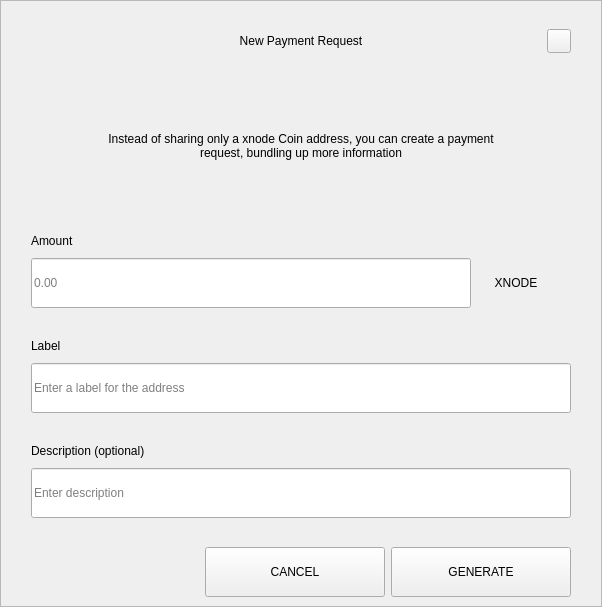
<?xml version="1.0" encoding="UTF-8"?>
<ui version="4.0">
 <class>RequestDialog</class>
 <widget class="QDialog" name="RequestDialog">
  <property name="geometry">
   <rect>
    <x>0</x>
    <y>0</y>
    <width>602</width>
    <height>607</height>
   </rect>
  </property>
  <property name="windowTitle">
   <string>Dialog</string>
  </property>
  <layout class="QVBoxLayout" name="verticalLayout_5">
   <property name="spacing">
    <number>0</number>
   </property>
   <property name="leftMargin">
    <number>0</number>
   </property>
   <property name="topMargin">
    <number>0</number>
   </property>
   <property name="rightMargin">
    <number>0</number>
   </property>
   <property name="bottomMargin">
    <number>0</number>
   </property>
   <item>
    <widget class="QFrame" name="frame">
     <property name="styleSheet">
      <string notr="true"/>
     </property>
     <property name="frameShape">
      <enum>QFrame::StyledPanel</enum>
     </property>
     <property name="frameShadow">
      <enum>QFrame::Raised</enum>
     </property>
     <layout class="QVBoxLayout" name="verticalLayout_4" stretch="1,0,0">
      <property name="spacing">
       <number>0</number>
      </property>
      <property name="leftMargin">
       <number>30</number>
      </property>
      <property name="topMargin">
       <number>20</number>
      </property>
      <property name="rightMargin">
       <number>30</number>
      </property>
      <property name="bottomMargin">
       <number>0</number>
      </property>
      <item>
       <layout class="QHBoxLayout" name="horizontalLayout_3">
        <property name="spacing">
         <number>0</number>
        </property>
        <item>
         <spacer name="horizontalSpacer_21">
          <property name="orientation">
           <enum>Qt::Horizontal</enum>
          </property>
          <property name="sizeHint" stdset="0">
           <size>
            <width>40</width>
            <height>20</height>
           </size>
          </property>
         </spacer>
        </item>
        <item>
         <widget class="QLabel" name="labelTitle">
          <property name="minimumSize">
           <size>
            <width>0</width>
            <height>40</height>
           </size>
          </property>
          <property name="maximumSize">
           <size>
            <width>16777215</width>
            <height>40</height>
           </size>
          </property>
          <property name="styleSheet">
           <string notr="true">padding-left:24px;</string>
          </property>
          <property name="text">
           <string>New Payment Request</string>
          </property>
          <property name="alignment">
           <set>Qt::AlignCenter</set>
          </property>
          <property name="margin">
           <number>7</number>
          </property>
         </widget>
        </item>
        <item>
         <spacer name="horizontalSpacer">
          <property name="orientation">
           <enum>Qt::Horizontal</enum>
          </property>
          <property name="sizeHint" stdset="0">
           <size>
            <width>40</width>
            <height>20</height>
           </size>
          </property>
         </spacer>
        </item>
        <item>
         <widget class="QPushButton" name="btnEsc">
          <property name="minimumSize">
           <size>
            <width>24</width>
            <height>24</height>
           </size>
          </property>
          <property name="maximumSize">
           <size>
            <width>24</width>
            <height>24</height>
           </size>
          </property>
          <property name="focusPolicy">
           <enum>Qt::NoFocus</enum>
          </property>
          <property name="text">
           <string/>
          </property>
         </widget>
        </item>
       </layout>
      </item>
      <item>
       <widget class="QStackedWidget" name="stack">
        <property name="minimumSize">
         <size>
          <width>540</width>
          <height>0</height>
         </size>
        </property>
        <property name="maximumSize">
         <size>
          <width>540</width>
          <height>16777215</height>
         </size>
        </property>
        <property name="currentIndex">
         <number>0</number>
        </property>
        <widget class="QWidget" name="page_1">
         <property name="minimumSize">
          <size>
           <width>540</width>
           <height>0</height>
          </size>
         </property>
         <property name="maximumSize">
          <size>
           <width>540</width>
           <height>16777215</height>
          </size>
         </property>
         <layout class="QVBoxLayout" name="layout1">
          <property name="spacing">
           <number>0</number>
          </property>
          <property name="leftMargin">
           <number>0</number>
          </property>
          <property name="topMargin">
           <number>0</number>
          </property>
          <property name="rightMargin">
           <number>0</number>
          </property>
          <property name="bottomMargin">
           <number>0</number>
          </property>
          <item>
           <spacer name="verticalSpacer_21">
            <property name="orientation">
             <enum>Qt::Vertical</enum>
            </property>
            <property name="sizeType">
             <enum>QSizePolicy::Fixed</enum>
            </property>
            <property name="sizeHint" stdset="0">
             <size>
              <width>20</width>
              <height>30</height>
             </size>
            </property>
           </spacer>
          </item>
          <item alignment="Qt::AlignHCenter">
           <widget class="QLabel" name="labelMessage">
            <property name="minimumSize">
             <size>
              <width>400</width>
              <height>50</height>
             </size>
            </property>
            <property name="text">
             <string>Instead of sharing only a xnode Coin address, you can create a payment request, bundling up more information</string>
            </property>
            <property name="alignment">
             <set>Qt::AlignCenter</set>
            </property>
            <property name="wordWrap">
             <bool>true</bool>
            </property>
           </widget>
          </item>
          <item alignment="Qt::AlignBottom">
           <widget class="QWidget" name="containerAmount" native="true">
            <layout class="QVBoxLayout" name="verticalLayout">
             <property name="spacing">
              <number>9</number>
             </property>
             <property name="leftMargin">
              <number>0</number>
             </property>
             <property name="topMargin">
              <number>0</number>
             </property>
             <property name="rightMargin">
              <number>0</number>
             </property>
             <property name="bottomMargin">
              <number>0</number>
             </property>
             <item>
              <widget class="QLabel" name="labelSubtitleAmount">
               <property name="minimumSize">
                <size>
                 <width>350</width>
                 <height>16</height>
                </size>
               </property>
               <property name="maximumSize">
                <size>
                 <width>16777215</width>
                 <height>16</height>
                </size>
               </property>
               <property name="text">
                <string>Amount</string>
               </property>
              </widget>
             </item>
             <item alignment="Qt::AlignTop">
              <widget class="QWidget" name="layoutAmount" native="true">
               <layout class="QHBoxLayout" name="horizontalLayout" stretch="2,0">
                <property name="spacing">
                 <number>0</number>
                </property>
                <property name="leftMargin">
                 <number>0</number>
                </property>
                <property name="topMargin">
                 <number>0</number>
                </property>
                <property name="rightMargin">
                 <number>0</number>
                </property>
                <property name="bottomMargin">
                 <number>0</number>
                </property>
                <item>
                 <widget class="QLineEdit" name="lineEditAmount">
                  <property name="minimumSize">
                   <size>
                    <width>0</width>
                    <height>50</height>
                   </size>
                  </property>
                  <property name="maximumSize">
                   <size>
                    <width>16777215</width>
                    <height>50</height>
                   </size>
                  </property>
                  <property name="placeholderText">
                   <string notr="true">0.00</string>
                  </property>
                 </widget>
                </item>
                <item>
                 <widget class="QWidget" name="comboContainer" native="true">
                  <property name="minimumSize">
                   <size>
                    <width>100</width>
                    <height>50</height>
                   </size>
                  </property>
                  <property name="maximumSize">
                   <size>
                    <width>16777215</width>
                    <height>50</height>
                   </size>
                  </property>
                  <layout class="QHBoxLayout" name="horizontalLayout_31">
                   <property name="spacing">
                    <number>0</number>
                   </property>
                   <property name="leftMargin">
                    <number>0</number>
                   </property>
                   <property name="topMargin">
                    <number>0</number>
                   </property>
                   <property name="rightMargin">
                    <number>10</number>
                   </property>
                   <property name="bottomMargin">
                    <number>0</number>
                   </property>
                   <item>
                    <widget class="QLabel" name="comboBoxCoin">
                     <property name="text">
                      <string>XNODE</string>
                     </property>
                     <property name="alignment">
                      <set>Qt::AlignCenter</set>
                     </property>
                    </widget>
                   </item>
                  </layout>
                 </widget>
                </item>
               </layout>
              </widget>
             </item>
            </layout>
           </widget>
          </item>
          <item>
           <spacer name="verticalSpacer_31">
            <property name="orientation">
             <enum>Qt::Vertical</enum>
            </property>
            <property name="sizeType">
             <enum>QSizePolicy::Fixed</enum>
            </property>
            <property name="sizeHint" stdset="0">
             <size>
              <width>20</width>
              <height>30</height>
             </size>
            </property>
           </spacer>
          </item>
          <item>
           <layout class="QVBoxLayout" name="verticalLayoutLabel">
            <property name="spacing">
             <number>9</number>
            </property>
            <item>
             <widget class="QLabel" name="labelSubtitleLabel">
              <property name="minimumSize">
               <size>
                <width>0</width>
                <height>16</height>
               </size>
              </property>
              <property name="maximumSize">
               <size>
                <width>16777215</width>
                <height>16</height>
               </size>
              </property>
              <property name="text">
               <string>Label</string>
              </property>
             </widget>
            </item>
            <item>
             <widget class="QLineEdit" name="lineEditLabel">
              <property name="minimumSize">
               <size>
                <width>0</width>
                <height>50</height>
               </size>
              </property>
              <property name="maximumSize">
               <size>
                <width>16777215</width>
                <height>50</height>
               </size>
              </property>
              <property name="placeholderText">
               <string>Enter a label for the address</string>
              </property>
             </widget>
            </item>
           </layout>
          </item>
          <item>
           <spacer name="verticalSpacer_34">
            <property name="orientation">
             <enum>Qt::Vertical</enum>
            </property>
            <property name="sizeType">
             <enum>QSizePolicy::Fixed</enum>
            </property>
            <property name="sizeHint" stdset="0">
             <size>
              <width>20</width>
              <height>30</height>
             </size>
            </property>
           </spacer>
          </item>
          <item>
           <layout class="QVBoxLayout" name="verticalLayoutDescription">
            <property name="spacing">
             <number>9</number>
            </property>
            <item>
             <widget class="QLabel" name="labelSubtitleDescription">
              <property name="minimumSize">
               <size>
                <width>0</width>
                <height>16</height>
               </size>
              </property>
              <property name="maximumSize">
               <size>
                <width>16777215</width>
                <height>16</height>
               </size>
              </property>
              <property name="text">
               <string>Description (optional)</string>
              </property>
             </widget>
            </item>
            <item>
             <widget class="QLineEdit" name="lineEditDescription">
              <property name="minimumSize">
               <size>
                <width>0</width>
                <height>50</height>
               </size>
              </property>
              <property name="maximumSize">
               <size>
                <width>16777215</width>
                <height>50</height>
               </size>
              </property>
              <property name="placeholderText">
               <string>Enter description</string>
              </property>
             </widget>
            </item>
            <item>
             <spacer name="verticalSpacer_4">
              <property name="orientation">
               <enum>Qt::Vertical</enum>
              </property>
              <property name="sizeType">
               <enum>QSizePolicy::Fixed</enum>
              </property>
              <property name="sizeHint" stdset="0">
               <size>
                <width>20</width>
                <height>20</height>
               </size>
              </property>
             </spacer>
            </item>
           </layout>
          </item>
         </layout>
        </widget>
        <widget class="QWidget" name="page_2">
         <layout class="QVBoxLayout" name="layout2">
          <item>
           <spacer name="verticalSpacer_5">
            <property name="orientation">
             <enum>Qt::Vertical</enum>
            </property>
            <property name="sizeType">
             <enum>QSizePolicy::Fixed</enum>
            </property>
            <property name="sizeHint" stdset="0">
             <size>
              <width>20</width>
              <height>50</height>
             </size>
            </property>
           </spacer>
          </item>
          <item alignment="Qt::AlignHCenter">
           <widget class="QLabel" name="labelQrImg">
            <property name="minimumSize">
             <size>
              <width>260</width>
              <height>260</height>
             </size>
            </property>
            <property name="maximumSize">
             <size>
              <width>260</width>
              <height>260</height>
             </size>
            </property>
            <property name="text">
             <string/>
            </property>
            <property name="alignment">
             <set>Qt::AlignCenter</set>
            </property>
           </widget>
          </item>
          <item>
           <spacer name="verticalSpacer_2">
            <property name="orientation">
             <enum>Qt::Vertical</enum>
            </property>
            <property name="sizeType">
             <enum>QSizePolicy::Fixed</enum>
            </property>
            <property name="sizeHint" stdset="0">
             <size>
              <width>20</width>
              <height>30</height>
             </size>
            </property>
           </spacer>
          </item>
          <item alignment="Qt::AlignHCenter">
           <widget class="QLabel" name="labelAddress">
            <property name="text">
             <string>M6tGR83SQbie1SW72hjcWJvFfip5krte2Z </string>
            </property>
           </widget>
          </item>
          <item>
           <spacer name="verticalSpacer_32">
            <property name="orientation">
             <enum>Qt::Vertical</enum>
            </property>
            <property name="sizeType">
             <enum>QSizePolicy::Expanding</enum>
            </property>
            <property name="sizeHint" stdset="0">
             <size>
              <width>20</width>
              <height>20</height>
             </size>
            </property>
           </spacer>
          </item>
          <item>
           <layout class="QHBoxLayout" name="horizontal">
            <property name="leftMargin">
             <number>20</number>
            </property>
            <property name="rightMargin">
             <number>20</number>
            </property>
            <property name="bottomMargin">
             <number>20</number>
            </property>
            <item>
             <spacer name="horizontalSpacer_4">
              <property name="orientation">
               <enum>Qt::Horizontal</enum>
              </property>
              <property name="sizeHint" stdset="0">
               <size>
                <width>40</width>
                <height>20</height>
               </size>
              </property>
             </spacer>
            </item>
            <item>
             <widget class="QPushButton" name="btnCopyAddress">
              <property name="minimumSize">
               <size>
                <width>180</width>
                <height>50</height>
               </size>
              </property>
              <property name="text">
               <string>COPY ADDRESS</string>
              </property>
             </widget>
            </item>
            <item>
             <widget class="QPushButton" name="btnCopyUrl">
              <property name="minimumSize">
               <size>
                <width>180</width>
                <height>50</height>
               </size>
              </property>
              <property name="text">
               <string>COPY URL</string>
              </property>
             </widget>
            </item>
            <item>
             <spacer name="horizontalSpacer_2">
              <property name="orientation">
               <enum>Qt::Horizontal</enum>
              </property>
              <property name="sizeHint" stdset="0">
               <size>
                <width>40</width>
                <height>20</height>
               </size>
              </property>
             </spacer>
            </item>
           </layout>
          </item>
         </layout>
        </widget>
       </widget>
      </item>
      <item>
       <widget class="QWidget" name="buttonsStack" native="true">
        <layout class="QHBoxLayout" name="horizontalLayout_5">
         <property name="leftMargin">
          <number>20</number>
         </property>
         <property name="rightMargin">
          <number>0</number>
         </property>
         <item>
          <spacer name="horizontalSpacer_41">
           <property name="orientation">
            <enum>Qt::Horizontal</enum>
           </property>
           <property name="sizeHint" stdset="0">
            <size>
             <width>40</width>
             <height>20</height>
            </size>
           </property>
          </spacer>
         </item>
         <item>
          <widget class="QPushButton" name="btnCancel">
           <property name="minimumSize">
            <size>
             <width>180</width>
             <height>50</height>
            </size>
           </property>
           <property name="focusPolicy">
            <enum>Qt::NoFocus</enum>
           </property>
           <property name="text">
            <string>CANCEL</string>
           </property>
          </widget>
         </item>
         <item>
          <widget class="QPushButton" name="btnSave">
           <property name="minimumSize">
            <size>
             <width>180</width>
             <height>50</height>
            </size>
           </property>
           <property name="focusPolicy">
            <enum>Qt::NoFocus</enum>
           </property>
           <property name="text">
            <string>GENERATE</string>
           </property>
          </widget>
         </item>
        </layout>
       </widget>
      </item>
     </layout>
    </widget>
   </item>
  </layout>
 </widget>
 <resources/>
 <connections/>
</ui>
